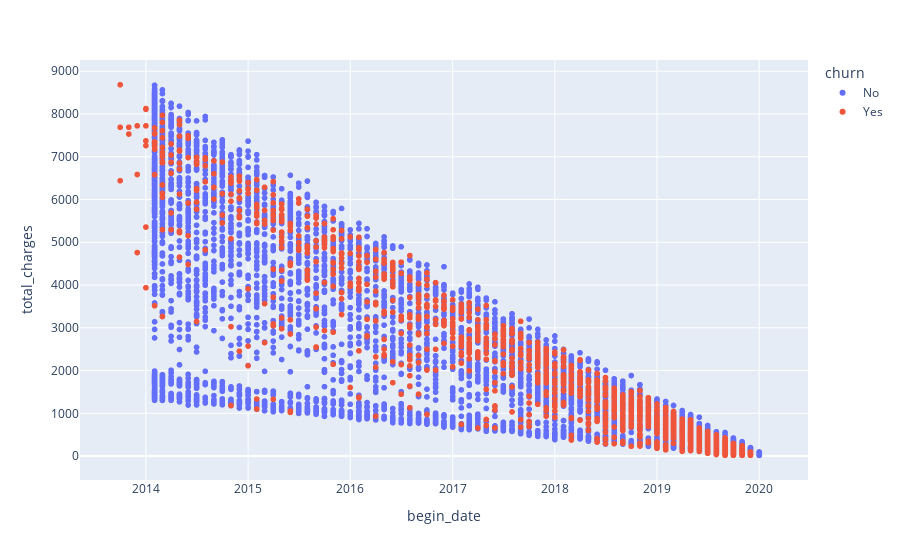

Notebook source saved alongside this figure:
### Markdown cell above
We can see that monthly charge don't cross 120 (no high outliers) and most churn happen for late join users and to users with high monthly charge.

### Code cell
px.scatter(
    data_frame=df_merged.replace(to_replace={0:'No', 1:'Yes'}),
    x='begin_date', y='total_charges', color='churn'
)

### Figure 1 — Plotly figure (JSON) as saved in the notebook; plotly's stock layout.template omitted (floating-point values rounded to 4 significant figures; data arrays with more than 128 entries replaced by an {"elided": "..."} marker saying what was removed)
{"data": [{"hovertemplate": "churn=No<br>begin_date=%{x}<br>total_charges=%{y}<extra></extra>", "legendgroup": "No", "marker": {"color": "#636efa", "symbol": "circle"}, "mode": "markers", "name": "No", "showlegend": true, "type": "scattergl", "x": {"elided": "5174 str values"}, "xaxis": "x", "y": {"elided": "5174 mixed values"}, "yaxis": "y"}, {"hovertemplate": "churn=Yes<br>begin_date=%{x}<br>total_charges=%{y}<extra></extra>", "legendgroup": "Yes", "marker": {"color": "#EF553B", "symbol": "circle"}, "mode": "markers", "name": "Yes", "showlegend": true, "type": "scattergl", "x": {"elided": "1869 str values"}, "xaxis": "x", "y": {"elided": "1869 float values"}, "yaxis": "y"}], "layout": {"legend": {"title": {"text": "churn"}, "tracegroupgap": 0}, "margin": {"t": 60}, "xaxis": {"anchor": "y", "domain": [0, 1], "title": {"text": "begin_date"}}, "yaxis": {"anchor": "x", "domain": [0, 1], "title": {"text": "total_charges"}}}}
